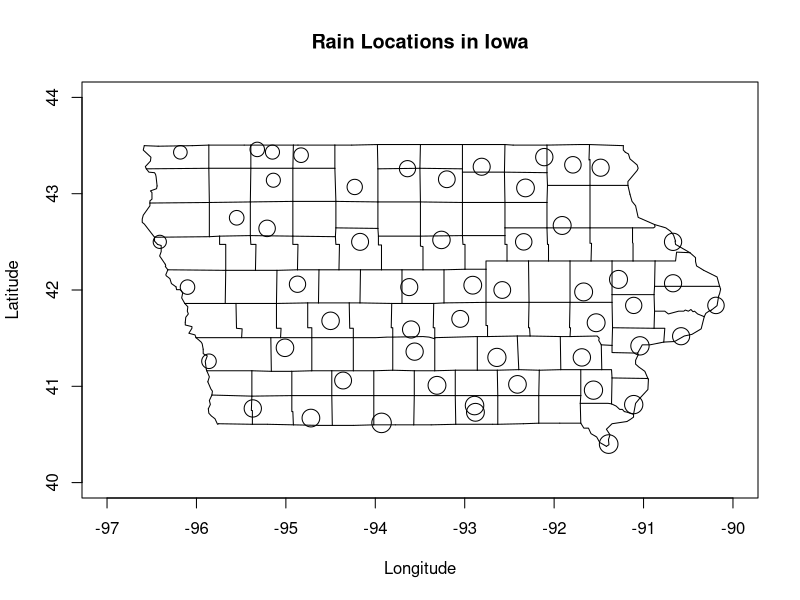
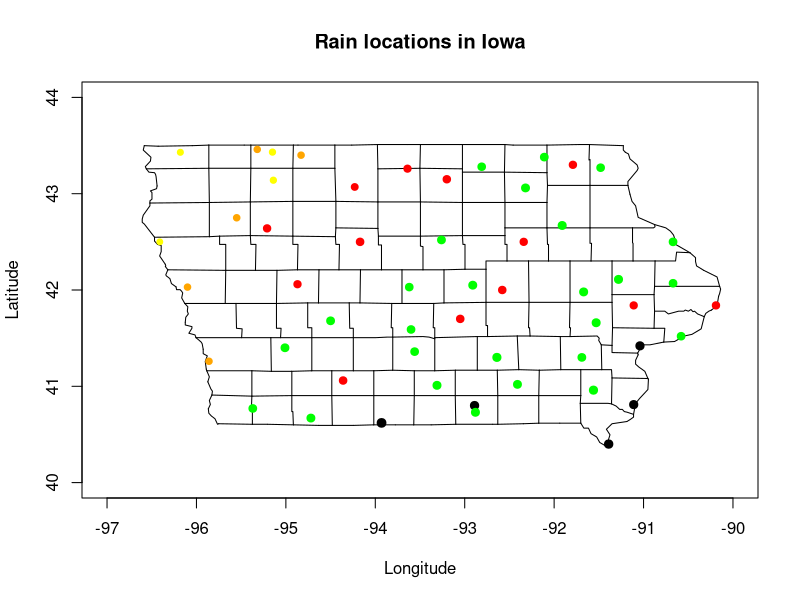

Source code (R) for these figures, in order:
#Lab on Visualization, exploratory analysis of geostatistical data
install.packages("maps") 
library(maps)

rain <- read.table("RainIowa.txt")
par(mfrow=c(1,1))

plot(rain$Lon, rain$Lat, xlim=c(-97,-90), ylim=c(40,44), xlab="Longitude",
     ylab="Latitude", main="Rain Locations in Iowa", "n")
map("county", "iowa", add=TRUE)
points(rain$Lon, rain$Lat, cex=rain$mm/400)

rain_col <- c("yellow", "orange", "red", "green", "black")
rain_levels2 <- cut(rain$mm, c(700, 770, 789.25, 908.50, 975.75, 1043.00))
as.numeric(rain_levels2)

plot(rain$Lon, rain$Lat, xlim=c(-97,-90), ylim=c(40,44), xlab="Longitude",
     ylab="Latitude", main="Rain locations in Iowa", "n")
map("county", "iowa", add=TRUE)
points(rain$Lon, rain$Lat, cex=rain$mm/mean(rain$mm), col=rain_col[as.numeric(rain_levels2)], pch=19)

